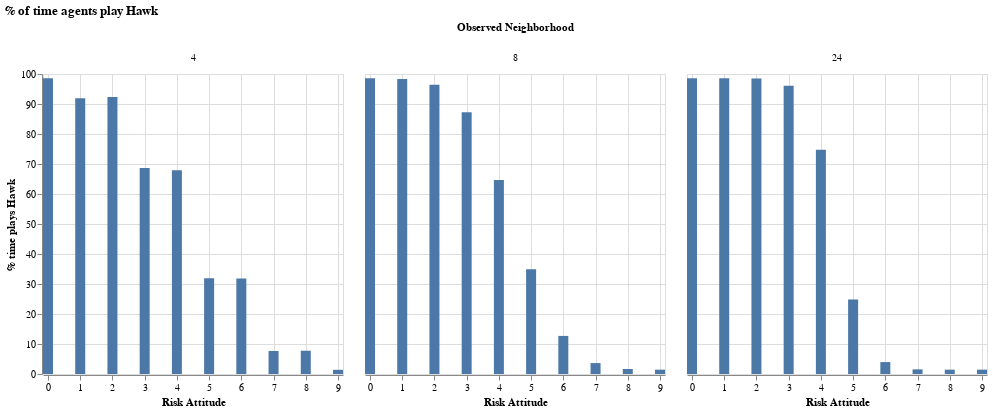

The notebook cell this image was saved under:
### Markdown cell above
### Percent of time playing Hawk by observed neighborhood

### Code cell
hawk_by_obsnhood_riskattitude = agent_df_params.groupby(["observed_neighborhood", "risk_attitude"], as_index=False)["played_hawk"].agg(["count", "sum"])

# use aggregate values to calculate % of time agents by risk attitude played hawk based on the count and sum
hawk_by_obsnhood_riskattitude["pct_play_hawk"] = hawk_by_obsnhood_riskattitude.apply(lambda x: (x["sum"] / x["count"]) * 100, axis=1)

alt.Chart(hawk_by_obsnhood_riskattitude).mark_bar(width=10).encode(
    x=alt.X("risk_attitude", title="Risk Attitude").scale(domain=[0, 9]),                                                          
    y=alt.Y("pct_play_hawk", title="% time plays Hawk")
).facet(column=alt.Column("observed_neighborhood", title="Observed Neighborhood")).properties(title="% of time agents play Hawk")

### Figure 1 — Vega specification as saved in the notebook (floating-point values rounded to 4 significant figures)
{"$schema": "https://vega.github.io/schema/vega/v5.json", "data": [{"name": "source_0", "values": [{"observed_neighborhood": 4, "risk_attitude": 0, "count": 792074, "sum": 780835, "pct_play_hawk": 98.58, "pct_play_hawk_end": 98.58, "pct_play_hawk_start": 0.0}, {"observed_neighborhood": 4, "risk_attitude": 1, "count": 787822, "sum": 724095, "pct_play_hawk": 91.91, "pct_play_hawk_end": 91.91, "pct_play_hawk_start": 0.0}, {"observed_neighborhood": 4, "risk_attitude": 2, "count": 804855, "sum": 742993, "pct_play_hawk": 92.31, "pct_play_hawk_end": 92.31, "pct_play_hawk_start": 0.0}, {"observed_neighborhood": 4, "risk_attitude": 3, "count": 797095, "sum": 547525, "pct_play_hawk": 68.69, "pct_play_hawk_end": 68.69, "pct_play_hawk_start": 0.0}, {"observed_neighborhood": 4, "risk_attitude": 4, "count": 799972, "sum": 543215, "pct_play_hawk": 67.9, "pct_play_hawk_end": 67.9, "pct_play_hawk_start": 0.0}, {"observed_neighborhood": 4, "risk_attitude": 5, "count": 798060, "sum": 254402, "pct_play_hawk": 31.88, "pct_play_hawk_end": 31.88, "pct_play_hawk_start": 0.0}, {"observed_neighborhood": 4, "risk_attitude": 6, "count": 797148, "sum": 253983, "pct_play_hawk": 31.86, "pct_play_hawk_end": 31.86, "pct_play_hawk_start": 0.0}, {"observed_neighborhood": 4, "risk_attitude": 7, "count": 797204, "sum": 61226, "pct_play_hawk": 7.68, "pct_play_hawk_end": 7.68, "pct_play_hawk_start": 0.0}, {"observed_neighborhood": 4, "risk_attitude": 8, "count": 793536, "sum": 61561, "pct_play_hawk": 7.758, "pct_play_hawk_end": 7.758, "pct_play_hawk_start": 0.0}, {"observed_neighborhood": 4, "risk_attitude": 9, "count": 797584, "sum": 11127, "pct_play_hawk": 1.395, "pct_play_hawk_end": 1.395, "pct_play_hawk_start": 0.0}, {"observed_neighborhood": 8, "risk_attitude": 0, "count": 791146, "sum": 780074, "pct_play_hawk": 98.6, "pct_play_hawk_end": 98.6, "pct_play_hawk_start": 0.0}, {"observed_neighborhood": 8, "risk_attitude": 1, "count": 782853, "sum": 769773, "pct_play_hawk": 98.33, "pct_play_hawk_end": 98.33, "pct_play_hawk_start": 0.0}, {"observed_neighborhood": 8, "risk_attitude": 2, "count": 795168, "sum": 766492, "pct_play_hawk": 96.39, "pct_play_hawk_end": 96.39, "pct_play_hawk_start": 0.0}, {"observed_neighborhood": 8, "risk_attitude": 3, "count": 796853, "sum": 695435, "pct_play_hawk": 87.27, "pct_play_hawk_end": 87.27, "pct_play_hawk_start": 0.0}, {"observed_neighborhood": 8, "risk_attitude": 4, "count": 801028, "sum": 517729, "pct_play_hawk": 64.63, "pct_play_hawk_end": 64.63, "pct_play_hawk_start": 0.0}, {"observed_neighborhood": 8, "risk_attitude": 5, "count": 804365, "sum": 280618, "pct_play_hawk": 34.89, "pct_play_hawk_end": 34.89, "pct_play_hawk_start": 0.0}, {"observed_neighborhood": 8, "risk_attitude": 6, "count": 786870, "sum": 99891, "pct_play_hawk": 12.69, "pct_play_hawk_end": 12.69, "pct_play_hawk_start": 0.0}, {"observed_neighborhood": 8, "risk_attitude": 7, "count": 791946, "sum": 28814, "pct_play_hawk": 3.638, "pct_play_hawk_end": 3.638, "pct_play_hawk_start": 0.0}, {"observed_neighborhood": 8, "risk_attitude": 8, "count": 782924, "sum": 13062, "pct_play_hawk": 1.668, "pct_play_hawk_end": 1.668, "pct_play_hawk_start": 0.0}, {"observed_neighborhood": 8, "risk_attitude": 9, "count": 786547, "sum": 11281, "pct_play_hawk": 1.434, "pct_play_hawk_end": 1.434, "pct_play_hawk_start": 0.0}, {"observed_neighborhood": 24, "risk_attitude": 0, "count": 781882, "sum": 770774, "pct_play_hawk": 98.58, "pct_play_hawk_end": 98.58, "pct_play_hawk_start": 0.0}, {"observed_neighborhood": 24, "risk_attitude": 1, "count": 788273, "sum": 777061, "pct_play_hawk": 98.58, "pct_play_hawk_end": 98.58, "pct_play_hawk_start": 0.0}, {"observed_neighborhood": 24, "risk_attitude": 2, "count": 786672, "sum": 774755, "pct_play_hawk": 98.49, "pct_play_hawk_end": 98.49, "pct_play_hawk_start": 0.0}, {"observed_neighborhood": 24, "risk_attitude": 3, "count": 792069, "sum": 761147, "pct_play_hawk": 96.1, "pct_play_hawk_end": 96.1, "pct_play_hawk_start": 0.0}, {"observed_neighborhood": 24, "risk_attitude": 4, "count": 797564, "sum": 596182, "pct_play_hawk": 74.75, "pct_play_hawk_end": 74.75, "pct_play_hawk_start": 0.0}, {"observed_neighborhood": 24, "risk_attitude": 5, "count": 800850, "sum": 198956, "pct_play_hawk": 24.84, "pct_play_hawk_end": 24.84, "pct_play_hawk_start": 0.0}, {"observed_neighborhood": 24, "risk_attitude": 6, "count": 789798, "sum": 31372, "pct_play_hawk": 3.972, "pct_play_hawk_end": 3.972, "pct_play_hawk_start": 0.0}, {"observed_neighborhood": 24, "risk_attitude": 7, "count": 787534, "sum": 12122, "pct_play_hawk": 1.539, "pct_play_hawk_end": 1.539, "pct_play_hawk_start": 0.0}, {"observed_neighborhood": 24, "risk_attitude": 8, "count": 786969, "sum": 11366, "pct_play_hawk": 1.444, "pct_play_hawk_end": 1.444, "pct_play_hawk_start": 0.0}, {"observed_neighborhood": 24, "risk_attitude": 9, "count": 771264, "sum": 11112, "pct_play_hawk": 1.441, "pct_play_hawk_end": 1.441, "pct_play_hawk_start": 0.0}]}, {"name": "column_domain", "values": [{"observed_neighborhood": 4, "count": 10}, {"observed_neighborhood": 8, "count": 10}, {"observed_neighborhood": 24, "count": 10}]}], "signals": [{"name": "child_width", "value": 300}, {"name": "child_height", "value": 300}], "marks": [{"type": "group", "name": "column-title", "title": {"text": "Observed Neighborhood", "style": "guide-title", "offset": 10}, "role": "column-title"}, {"type": "group", "name": "row_header", "encode": {"update": {"height": {"signal": "child_height"}}}, "axes": [{"scale": "y", "labelOverlap": true, "grid": false, "title": "% time plays Hawk", "zindex": 0, "tickCount": {"signal": "ceil(child_height/40)"}, "orient": "left"}], "role": "row-header"}, {"type": "group", "name": "column_header", "from": {"data": "column_domain"}, "sort": {"field": "datum[\"observed_neighborhood\"]", "order": "ascending"}, "encode": {"update": {"width": {"signal": "child_width"}}}, "title": {"text": {"signal": "format(parent[\"observed_neighborhood\"], \"\")"}, "offset": 10, "style": "guide-label", "frame": "group"}, "role": "column-header"}, {"type": "group", "name": "column_footer", "from": {"data": "column_domain"}, "sort": {"field": "datum[\"observed_neighborhood\"]", "order": "ascending"}, "encode": {"update": {"width": {"signal": "child_width"}}}, "axes": [{"scale": "x", "zindex": 0, "grid": false, "labelFlush": true, "title": "Risk Attitude", "labelOverlap": true, "orient": "bottom", "tickCount": {"signal": "ceil(child_width/40)"}}], "role": "column-footer"}, {"type": "group", "name": "cell", "from": {"facet": {"data": "source_0", "name": "facet", "groupby": ["observed_neighborhood"]}}, "sort": {"field": ["datum[\"observed_neighborhood\"]"], "order": ["ascending"]}, "encode": {"update": {"height": {"signal": "child_height"}, "width": {"signal": "child_width"}}}, "marks": [{"type": "rect", "name": "child_marks", "from": {"data": "facet"}, "encode": {"update": {"xc": {"field": "risk_attitude", "scale": "x"}, "width": {"value": 10}, "y": {"field": "pct_play_hawk_end", "scale": "y"}, "fill": {"value": "#4c78a8"}, "y2": {"field": "pct_play_hawk_start", "scale": "y"}}}, "style": ["bar"]}], "axes": [{"scale": "x", "zindex": 0, "grid": true, "minExtent": 0, "tickCount": {"signal": "ceil(child_width/40)"}, "ticks": false, "gridScale": "y", "labels": false, "aria": false, "maxExtent": 0, "domain": false, "orient": "bottom"}, {"scale": "y", "minExtent": 0, "tickCount": {"signal": "ceil(child_height/40)"}, "gridScale": "x", "orient": "left", "zindex": 0, "maxExtent": 0, "domain": false, "grid": true, "labels": false, "ticks": false, "aria": false}], "style": "cell"}], "scales": [{"name": "x", "type": "linear", "domain": [0, 9], "range": [0, {"signal": "child_width"}], "zero": true, "padding": 5}, {"name": "y", "type": "linear", "domain": {"data": "source_0", "fields": ["pct_play_hawk_start", "pct_play_hawk_end"]}, "range": [{"signal": "child_height"}, 0], "zero": true, "nice": true}], "title": {"text": "% of time agents play Hawk", "anchor": "start"}, "background": "white", "layout": {"padding": 20, "offset": {"columnTitle": 10}, "columns": {"signal": "length(data('column_domain'))"}, "bounds": "full", "align": "all"}, "padding": 5}
